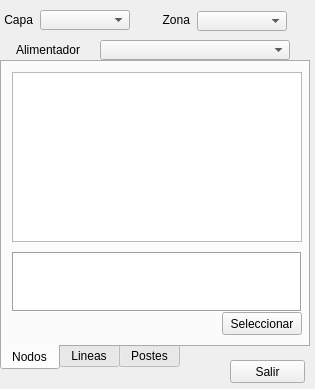
<?xml version="1.0" encoding="UTF-8"?>
<ui version="4.0">
 <class>Form</class>
 <widget class="QWidget" name="Form">
  <property name="windowModality">
   <enum>Qt::ApplicationModal</enum>
  </property>
  <property name="geometry">
   <rect>
    <x>0</x>
    <y>0</y>
    <width>315</width>
    <height>389</height>
   </rect>
  </property>
  <property name="windowTitle">
   <string>Seleccionar Elementos</string>
  </property>
  <property name="inputMethodHints">
   <set>Qt::ImhNone</set>
  </property>
  <widget class="QComboBox" name="cmbCapa">
   <property name="geometry">
    <rect>
     <x>40</x>
     <y>10</y>
     <width>90</width>
     <height>20</height>
    </rect>
   </property>
  </widget>
  <widget class="QLabel" name="label_5">
   <property name="geometry">
    <rect>
     <x>3</x>
     <y>10</y>
     <width>30</width>
     <height>20</height>
    </rect>
   </property>
   <property name="text">
    <string>Capa</string>
   </property>
   <property name="alignment">
    <set>Qt::AlignRight|Qt::AlignTrailing|Qt::AlignVCenter</set>
   </property>
  </widget>
  <widget class="QPushButton" name="cmdSalir">
   <property name="geometry">
    <rect>
     <x>230</x>
     <y>360</y>
     <width>75</width>
     <height>23</height>
    </rect>
   </property>
   <property name="text">
    <string>Salir</string>
   </property>
   <property name="shortcut">
    <string>Esc</string>
   </property>
  </widget>
  <widget class="QTabWidget" name="tabWidget">
   <property name="geometry">
    <rect>
     <x>0</x>
     <y>60</y>
     <width>310</width>
     <height>310</height>
    </rect>
   </property>
   <property name="tabPosition">
    <enum>QTabWidget::South</enum>
   </property>
   <property name="currentIndex">
    <number>0</number>
   </property>
   <widget class="QWidget" name="tab">
    <attribute name="title">
     <string>Nodos</string>
    </attribute>
    <widget class="QPlainTextEdit" name="sqlNodos">
     <property name="geometry">
      <rect>
       <x>10</x>
       <y>190</y>
       <width>290</width>
       <height>60</height>
      </rect>
     </property>
     <property name="font">
      <font>
       <pointsize>8</pointsize>
       <italic>true</italic>
      </font>
     </property>
     <property name="frameShape">
      <enum>QFrame::Box</enum>
     </property>
     <property name="frameShadow">
      <enum>QFrame::Sunken</enum>
     </property>
    </widget>
    <widget class="QPushButton" name="cmdSeleccionNodos">
     <property name="geometry">
      <rect>
       <x>220</x>
       <y>250</y>
       <width>80</width>
       <height>23</height>
      </rect>
     </property>
     <property name="text">
      <string>Seleccionar</string>
     </property>
     <property name="shortcut">
      <string>Return</string>
     </property>
    </widget>
    <widget class="QListWidget" name="liwNodos">
     <property name="geometry">
      <rect>
       <x>10</x>
       <y>10</y>
       <width>290</width>
       <height>170</height>
      </rect>
     </property>
     <property name="selectionMode">
      <enum>QAbstractItemView::MultiSelection</enum>
     </property>
    </widget>
   </widget>
   <widget class="QWidget" name="tab_2">
    <attribute name="title">
     <string>Lineas</string>
    </attribute>
    <widget class="QListWidget" name="liwLineas">
     <property name="geometry">
      <rect>
       <x>10</x>
       <y>10</y>
       <width>290</width>
       <height>170</height>
      </rect>
     </property>
     <property name="selectionMode">
      <enum>QAbstractItemView::MultiSelection</enum>
     </property>
    </widget>
    <widget class="QPlainTextEdit" name="sqlLineas">
     <property name="geometry">
      <rect>
       <x>10</x>
       <y>190</y>
       <width>290</width>
       <height>60</height>
      </rect>
     </property>
     <property name="font">
      <font>
       <pointsize>8</pointsize>
       <italic>true</italic>
      </font>
     </property>
     <property name="frameShape">
      <enum>QFrame::Box</enum>
     </property>
    </widget>
    <widget class="QPushButton" name="cmdSeleccionLineas">
     <property name="geometry">
      <rect>
       <x>220</x>
       <y>250</y>
       <width>80</width>
       <height>23</height>
      </rect>
     </property>
     <property name="text">
      <string>Seleccionar</string>
     </property>
     <property name="shortcut">
      <string>Return</string>
     </property>
    </widget>
   </widget>
   <widget class="QWidget" name="tab_3">
    <attribute name="title">
     <string>Postes</string>
    </attribute>
    <widget class="QPushButton" name="cmdSeleccionPostes">
     <property name="geometry">
      <rect>
       <x>220</x>
       <y>250</y>
       <width>80</width>
       <height>23</height>
      </rect>
     </property>
     <property name="text">
      <string>Seleccionar</string>
     </property>
     <property name="shortcut">
      <string>Return</string>
     </property>
    </widget>
    <widget class="QPlainTextEdit" name="sqlPostes">
     <property name="geometry">
      <rect>
       <x>10</x>
       <y>190</y>
       <width>290</width>
       <height>60</height>
      </rect>
     </property>
     <property name="font">
      <font>
       <pointsize>8</pointsize>
       <italic>true</italic>
      </font>
     </property>
     <property name="frameShape">
      <enum>QFrame::Box</enum>
     </property>
    </widget>
    <widget class="QListWidget" name="liwPostes">
     <property name="geometry">
      <rect>
       <x>10</x>
       <y>10</y>
       <width>290</width>
       <height>170</height>
      </rect>
     </property>
     <property name="selectionMode">
      <enum>QAbstractItemView::MultiSelection</enum>
     </property>
    </widget>
   </widget>
  </widget>
  <widget class="QComboBox" name="cmbZona">
   <property name="geometry">
    <rect>
     <x>197</x>
     <y>11</y>
     <width>90</width>
     <height>20</height>
    </rect>
   </property>
  </widget>
  <widget class="QLabel" name="label_6">
   <property name="geometry">
    <rect>
     <x>150</x>
     <y>10</y>
     <width>40</width>
     <height>20</height>
    </rect>
   </property>
   <property name="text">
    <string>Zona</string>
   </property>
   <property name="alignment">
    <set>Qt::AlignRight|Qt::AlignTrailing|Qt::AlignVCenter</set>
   </property>
  </widget>
  <widget class="QLabel" name="label_7">
   <property name="geometry">
    <rect>
     <x>10</x>
     <y>40</y>
     <width>70</width>
     <height>20</height>
    </rect>
   </property>
   <property name="text">
    <string>Alimentador</string>
   </property>
   <property name="alignment">
    <set>Qt::AlignRight|Qt::AlignTrailing|Qt::AlignVCenter</set>
   </property>
  </widget>
  <widget class="QComboBox" name="cmbAlimentador">
   <property name="geometry">
    <rect>
     <x>100</x>
     <y>40</y>
     <width>190</width>
     <height>20</height>
    </rect>
   </property>
  </widget>
 </widget>
 <resources/>
 <connections/>
</ui>
